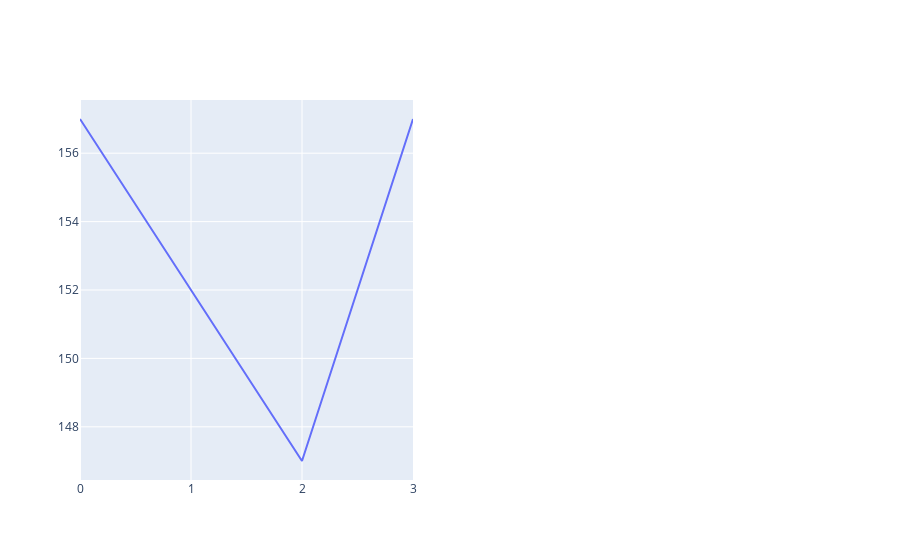

Write notebook code for a chart like this one.
### Code cell
from plotly.subplots import make_subplots
import plotly.graph_objects as go
fig = make_subplots(rows=1, cols=2)

fig.add_trace(go.Scatter(y=ydata, mode="lines"), row=1, col=1)

### Figure 1 — Plotly figure (JSON) as saved in the notebook; plotly's stock layout.template omitted (floating-point values rounded to 4 significant figures)
{"data": [{"mode": "lines", "type": "scatter", "xaxis": "x", "y": [157, 152, 147, 157], "yaxis": "y"}], "layout": {"xaxis": {"anchor": "y", "domain": [0, 0.45]}, "xaxis2": {"anchor": "y2", "domain": [0.55, 1]}, "yaxis": {"anchor": "x", "domain": [0, 1]}, "yaxis2": {"anchor": "x2", "domain": [0, 1]}}}
